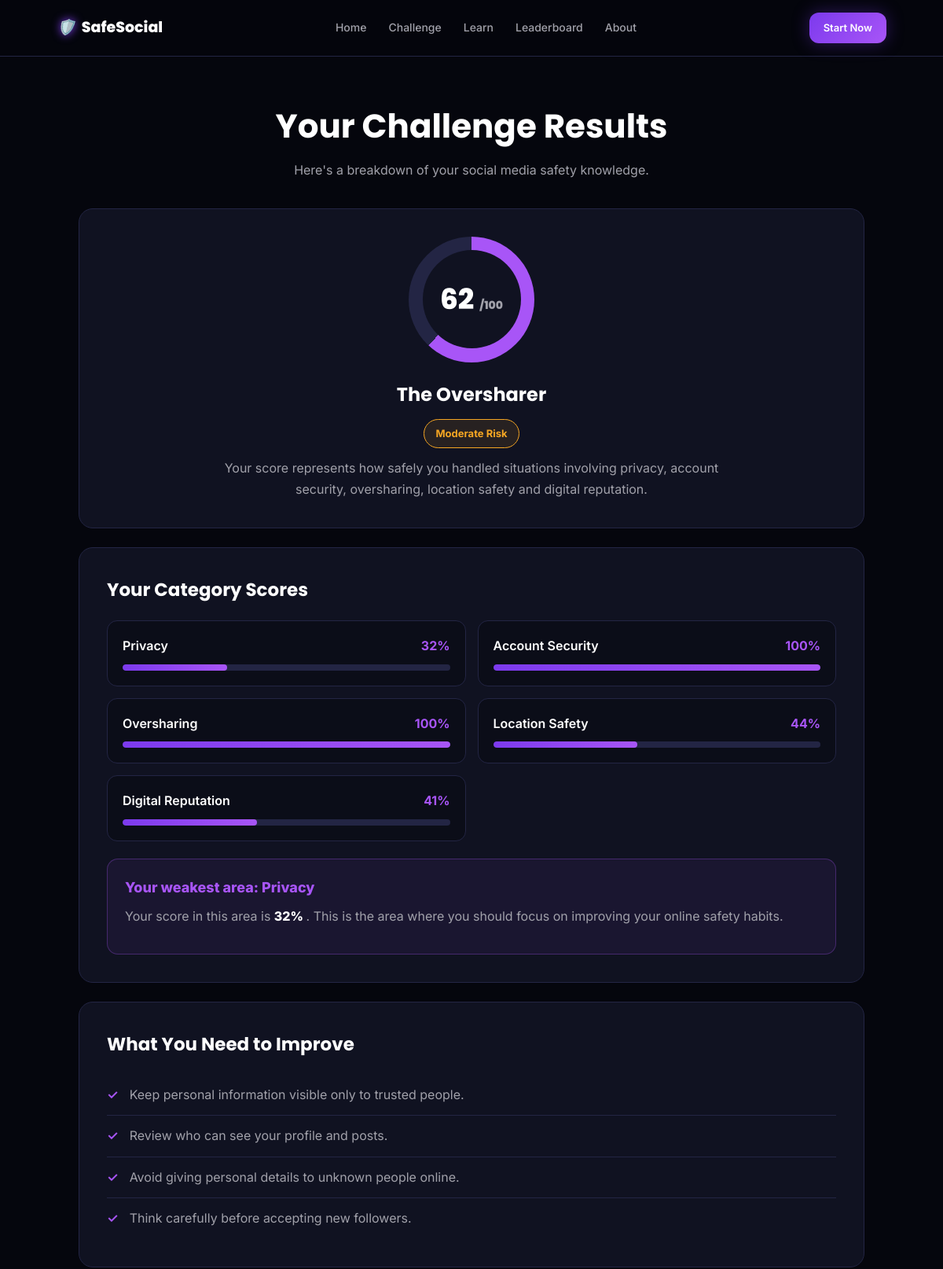
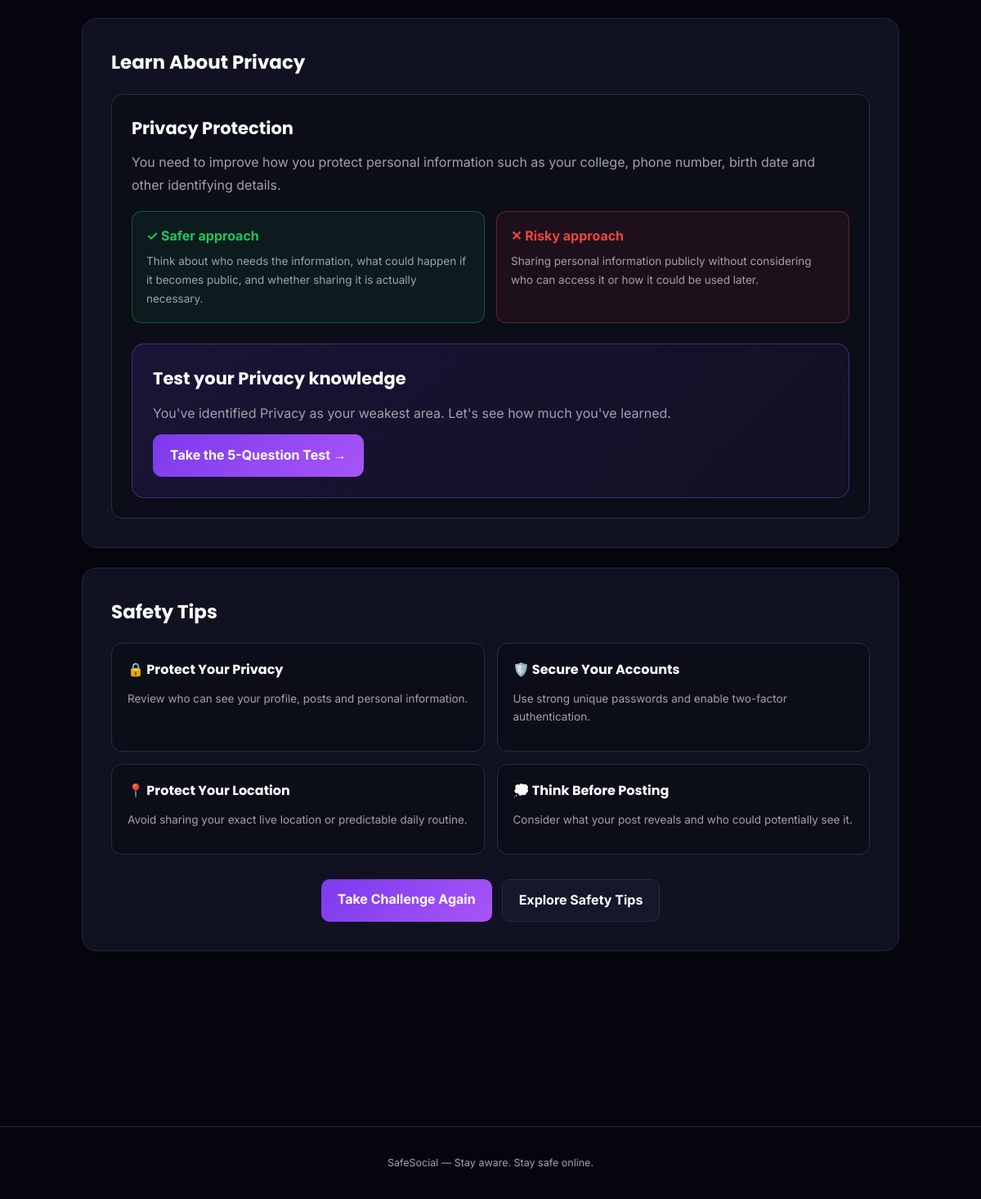
Screenshot of /results/2 with the database file from the repository (2 pictures, top to bottom).
### tables this page shows
CREATE TABLE quiz_results (
            id INTEGER PRIMARY KEY AUTOINCREMENT,
            user_id INTEGER,
            score INTEGER,
            risk_level TEXT,
            habit_type TEXT,
            privacy_score INTEGER,
            security_score INTEGER,
            oversharing_score INTEGER,
            location_score INTEGER,
            reputation_score INTEGER,
            created_at TEXT
        );

### app.py (the view, shortened to what this page needs)
@app.route(
    "/results/<int:result_id>"
)
def results(result_id):
    conn = get_db()
    row = conn.execute(
        """
        SELECT
            quiz_results.*,
            users.name AS user_name
        FROM quiz_results
        LEFT JOIN users
            ON quiz_results.user_id = users.id
        WHERE quiz_results.id = ?
        """,
        (result_id,)
    ).fetchone()
    conn.close()
    categories = {
        "Privacy":
            row["privacy_score"],
        "Account Security":
            row["security_score"],
        "Oversharing":
            row["oversharing_score"],
        "Location Safety":
            row["location_score"],
        "Digital Reputation":
            row["reputation_score"]
    }
    weakest = min(
        categories,
        key=categories.get
    )
    weakest_info = WEAK_AREA_INFO.get(
        weakest,
        {
            "title": weakest,
            "description": "Focus on improving this area.",
            "advice": []
        }
    )
    return render_template(
        "results.html",
        result=row,
        categories=categories,
        weakest=weakest,
        weakest_info=weakest_info,
        user_name=row["user_name"]
    )

### app.py (called while the page is built)
def get_db():
    conn = sqlite3.connect(
        DB_NAME,
        timeout=10
    )
    conn.row_factory = sqlite3.Row
    conn.execute(
        "PRAGMA busy_timeout = 10000"
    )
    return conn

### templates/results.html (shortened to what this page needs)
{% extends "base.html" %}
{% block content %}
<div class="results-page">
<div class="results-container">
    <div class="results-header">
        <h1>
            Your Challenge Results
        </h1>
        <p>
            Here's a breakdown of your social media safety knowledge.
        </p>
    </div>
    <div class="result-card">
        <div class="score-section">
            <div class="score-circle">
                <div class="score-number">
                    {{ result['score'] }}
                    <span>
                        /100
                    </span>
                </div>
            </div>
            <h2>
                {{ result['habit_type'] }}
            </h2>
            {% if result['risk_level'] == 'Low Risk' %}
                <div class="risk risk-low">
                    {{ result['risk_level'] }}
                </div>
            {% elif result['risk_level'] == 'Moderate Risk' %}
                <div class="risk risk-moderate">
                    {{ result['risk_level'] }}
                </div>
            {% else %}
                <div class="risk risk-high">
                    {{ result['risk_level'] }}
                </div>
            {% endif %}
            <p class="result-description">
                Your score represents how safely you handled
                situations involving privacy, account security,
                oversharing, location safety and digital reputation.
            </p>
        </div>
    </div>
    <div class="result-card">
        <h2 class="section-title">
            Your Category Scores
        </h2>
        <div class="category-grid">
            <div class="category-card">
                <div class="category-top">
                    <span class="category-name">
                        Privacy
                    </span>
                    <span class="category-value">
                        {{ categories['Privacy'] }}%
                    </span>
                </div>
                <div class="category-bar">
                    <div
                        class="category-fill"
                        style="width:{{ categories['Privacy'] }}%;">
                    </div>
                </div>
            </div>
            <div class="category-card">
                <div class="category-top">
                    <span class="category-name">
                        Account Security
                    </span>
                    <span class="category-value">
                        {{ categories['Account Security'] }}%
                    </span>
                </div>
                <div class="category-bar">
                    <div
                        class="category-fill"
                        style="width:{{ categories['Account Security'] }}%;">
                    </div>
                </div>
            </div>
            <div class="category-card">
                <div class="category-top">
                    <span class="category-name">
                        Oversharing
                    </span>
                    <span class="category-value">
                        {{ categories['Oversharing'] }}%
                    </span>
                </div>
                <div class="category-bar">
                    <div
                        class="category-fill"
                        style="width:{{ categories['Oversharing'] }}%;">
                    </div>
                </div>
            </div>
            <div class="category-card">
                <div class="category-top">
                    <span class="category-name">
                        Location Safety
                    </span>
                    <span class="category-value">
                        {{ categories['Location Safety'] }}%
                    </span>
                </div>
                <div class="category-bar">
                    <div
                        class="category-fill"
                        style="width:{{ categories['Location Safety'] }}%;">
                    </div>
                </div>
            </div>
            <div class="category-card">
                <div class="category-top">
                    <span class="category-name">
                        Digital Reputation
                    </span>
                    <span class="category-value">
                        {{ categories['Digital Reputation'] }}%
                    </span>
                </div>
                <div class="category-bar">
                    <div
                        class="category-fill"
                        style="width:{{ categories['Digital Reputation'] }}%;">
                    </div>
                </div>
            </div>
        </div>
        <div class="weak-area">
            <div class="weak-area-title">
                Your weakest area: {{ weakest }}
            </div>
            <p>
                Your score in this area is
                <span class="weak-score">
                    {{ categories[weakest] }}%
                </span>.
                This is the area where you should focus
                on improving your online safety habits.
            </p>
        </div>
    </div>
    <div class="result-card">
        <h2 class="section-title">
            What You Need to Improve
        </h2>
        <ul class="improve-list">
            {% for item in weakest_info.get('advice', []) %}
            <li>
                {{ item }}
            </li>
            {% endfor %}
        </ul>
    </div>
    <div class="result-card">
        <h2 class="section-title">
            Learn About {{ weakest }}
        </h2>
        <div class="learn-box">
            <h3>
                {{ weakest_info.get('title', weakest) }}
            </h3>
            <p>
                {{ weakest_info.get('description', '') }}
            </p>
            <div class="example-grid">
                <div class="example safe">
                    <strong>
                        ✓ Safer approach
                    </strong>
                    <p>
                        Think about who needs the information,
                        what could happen if it becomes public,
                        and whether sharing it is actually necessary.
                    </p>
                </div>
                <div class="example unsafe">
                    <strong>
                        ✕ Risky approach
                    </strong>
                    <p>
                        Sharing personal information publicly
                        without considering who can access it
                        or how it could be used later.
                    </p>
                </div>
            </div>
            <div class="focused-test">
                <h3>
                    Test your {{ weakest }} knowledge
                </h3>
                <p>
                    You've identified {{ weakest }} as your
                    weakest area. Let's see how much you've learned.
                </p>
                <a
                    href="{{ url_for('final_test', result_id=result['id']) }}">
                    Take the 5-Question Test →
                </a>
            </div>
        </div>
    </div>
    <div class="result-card">
        <h2 class="section-title">
            Safety Tips
        </h2>
        <div class="tips-grid">
            <div class="tip-card">
                <h3>
                    🔒 Protect Your Privacy
                </h3>
                <p>
                    Review who can see your profile,
                    posts and personal information.
                </p>
            </div>
            <div class="tip-card">
                <h3>
                    🛡️ Secure Your Accounts
                </h3>
                <p>
                    Use strong unique passwords and
                    enable two-factor authentication.
                </p>
            </div>
            <div class="tip-card">
                <h3>
                    📍 Protect Your Location
                </h3>
                <p>
                    Avoid sharing your exact live location
                    or predictable daily routine.
                </p>
            </div>
            <div class="tip-card">
                <h3>
                    💭 Think Before Posting
                </h3>
                <p>
                    Consider what your post reveals and
                    who could potentially see it.
                </p>
            </div>
        </div>
        <div class="actions">
            <a
                href="/challenge"
                class="action-btn primary-btn">
                Take Challenge Again
            </a>
            <a
                href="/learn"
                class="action-btn secondary-btn">
                Explore Safety Tips
            </a>
        </div>
    </div>
</div>
</div>
{% endblock %}

### static/style.css (style rules this page uses)
:root { --bg-0:#05060D; --bg-card:#101221; --bg-card-2:#15172A; --line:#232544; --text-hi:#FFFFFF; --text-mid:#A1A1AA; --purple:#7C3AED; --violet:#8B5CF6; --violet-bright:#A855F7; --green:#22C55E; --yellow:#F5A623; --red:#EF4444; --font-head:'Poppins',sans-serif; --font-body:'Inter',sans-serif; --radius:16px; }
* { box-sizing:border-box; }
body { margin:0; background:var(--bg-0); color:var(--text-hi); font-family:var(--font-body); line-height:1.6; }
h1,h2,h3,h4 { font-family:var(--font-head); font-weight:700; margin:0 0 12px; color:var(--text-hi); }
p { margin:0 0 12px; color:var(--text-mid); }
a { color:var(--violet-bright); text-decoration:none; }
.score-circle { width:150px; height:150px; border-radius:50%; display:flex; align-items:center; justify-content:center; flex-direction:column; background:conic-gradient( var(--violet-bright) calc(var(--pct) * 1%), var(--line) 0 ); position:relative; }
.score-circle::before { content:""; position:absolute; width:118px; height:118px; border-radius:50%; background:var(--bg-card); }

### rows the page displays
quiz_results: score "62", habit_type "The Oversharer", risk_level "Moderate Risk"

### other values shown
{{ categories['Privacy'] }} "32"
{{ categories['Account Security'] }} "100"
{{ categories['Oversharing'] }} "100"
{{ categories['Location Safety'] }} "44"
{{ categories['Digital Reputation'] }} "41"
{{ weakest }} "Privacy"
{{ categories[weakest] }} "32"
{{ item }} "Keep personal information visible only to trusted people." "Review who can see your profile and posts." "Avoid giving personal details to unknown people online." "Think carefully before accepting new followers."
{{ weakest_info.get('title', weakest) }} "Privacy Protection"
{{ weakest_info.get('description', '') }} "You need to improve how you protect personal information such as your college, phone number, birth date and other identifying details."
